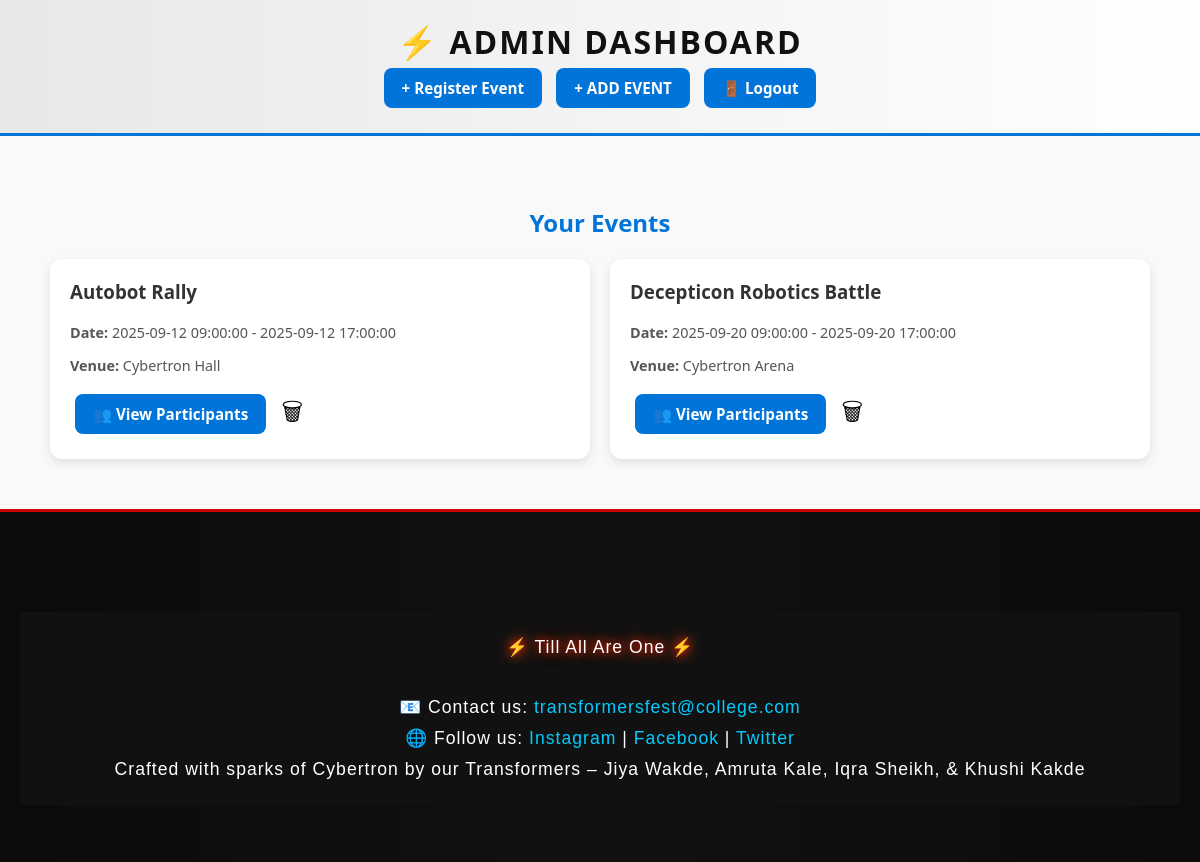
/dashboard (signed in), run on the app's committed database.
### main.py (models this page shows)
class Organiser(db.Model):
    id = db.Column(db.Integer, primary_key=True)
    username = db.Column(db.String(50), unique=True, nullable=False)
    password = db.Column(db.String(200), nullable=False)
    events = db.relationship("Event", backref="organiser", lazy=True)

class Event(db.Model):
    id = db.Column(db.Integer, primary_key=True)
    name = db.Column(db.String(100), nullable=False)
    tagline = db.Column(db.String(200))
    description = db.Column(db.Text)
    participation_type = db.Column(db.String(50))
    entry_fee = db.Column(db.String(20))  # Free or Paid
    amount = db.Column(db.Float)  # optional fee
    team_size = db.Column(db.Integer)  # optional max team size
    reg_start = db.Column(db.DateTime)
    reg_end = db.Column(db.DateTime)
    event_start = db.Column(db.DateTime)
    event_end = db.Column(db.DateTime)
    venue = db.Column(db.String(200))
    organizer_name = db.Column(db.String(100))
    organizer_contact = db.Column(db.String(100))
    poster = db.Column(db.String(200))  # optional
    domain = db.Column(db.String(100))
    notes = db.Column(db.Text)
    organiser_id = db.Column(db.Integer, db.ForeignKey("organiser.id"), nullable=False)

### main.py (the view)
@app.route("/dashboard")
def dashboard():
    if "user" not in session:
        return redirect(url_for("login"))
    organiser = Organiser.query.filter_by(username=session["user"]).first()
    if not organiser:
        flash("Organiser not found. Please log in again.", "danger")
        session.pop("user", None)
        return redirect(url_for("login"))
    events = organiser.events  # this is safe now
    return render_template("dashboard.html", events=events, user=organiser.username)

### templates/dashboard.html (shortened to what this page needs)
<!DOCTYPE html>
<html lang="en">
<head>
</head>
<body>
    <header>
        <h1>⚡ {{ user }} Dashboard</h1>
        <a href="{{ url_for('register_event') }}" class="btn">+ Register Event</a>
        <a href='{{ url_for("add_highlight") }}' class="btn">+ ADD EVENT</a>
        <a href="{{ url_for('logout') }}" class="btn">🚪 Logout</a>
    </header>
    <div class="container">
        <h2>Your Events</h2>
        <div class="events">
        {% for event in events %}
        <div class="card">
            <h3>{{ event.name }}</h3>
            <p><strong>Date:</strong> {{ event.event_start }} - {{ event.event_end }}</p>
            <p><strong>Venue:</strong> {{ event.venue }}</p>
            <a href="{{ url_for('event_participants', event_name=event.name) }}" class="btn">👥 View Participants</a>
            <form action="{{ url_for('delete_event', event_id=event.id) }}" method="POST" style="display:inline;"
                  onsubmit="return confirm('🗑 Are you sure you want to delete this event?');">
                <button type="submit" style="background:none; border:none; cursor:pointer; font-size:1.5rem;" title="Delete Event">🗑</button>
            </form>
        </div>
            {% endfor %}
        </div>
    </div>
    <section class="footer-section" id="contacts">
  <footer>
    <p class="footer-tagline">⚡ Till All Are One ⚡</p><br>
    <div class="footer-contacts">
      <p>📧 Contact us: <a href="mailto:transformersfest@college.com">transformersfest@college.com</a></p>
      <p>🌐 Follow us:
        <a href="#">Instagram</a> |
        <a href="#">Facebook</a> |
        <a href="#">Twitter</a>
      </p>
    </div>
        <p>
      Crafted with sparks of Cybertron by our
      <span class="autobot">Transformers</span> –
      <span class="creator autobot">Jiya Wakde</span>,
      <span class="creator decepticon">Amruta Kale</span>,
      <span class="creator autobot">Iqra Sheikh</span>,
      & <span class="creator decepticon">Khushi Kakde</span>
    </p>
  </footer>
</section>
</body>
</html>

### templates/dashboard.html (style rules this page uses)
body { margin: 0; font-family: 'Segoe UI', Tahoma, Geneva, Verdana, sans-serif; background: #f9f9f9; color: #222; }
header { background: linear-gradient(90deg, #e8e8e8, #ffffff); padding: 20px; text-align: center; border-bottom: 3px solid #0074D9; }
header h1 { margin: 0; font-size: 2rem; color: #111; text-transform: uppercase; letter-spacing: 2px; font-weight: bold; }
.btn { display: inline-block; padding: 10px 18px; margin: 5px; background: #0074D9; color: white; text-decoration: none; border-radius: 8px; font-size: 0.95rem; font-weight: bold; transition: 0.3s; }
.container { max-width: 1100px; margin: 30px auto; padding: 20px; }
h2 { text-align: center; color: #0074D9; margin-bottom: 20px; }
.events { display: grid; grid-template-columns: repeat(auto-fit, minmax(320px, 1fr)); gap: 20px; }
.card { background: #fff; border-radius: 12px; box-shadow: 0 4px 10px rgba(0,0,0,0.1); padding: 20px; transition: 0.3s; }
.card h3 { margin-top: 0; color: #333; }
.card p { font-size: 0.9rem; color: #555; }
footer { margin-top: 50px; background: #111; color: #aaa; text-align: center; padding: 15px; font-size: 0.85rem; letter-spacing: 1px; }
.footer-section { background: linear-gradient(90deg, #0b0b0b, #111, #0b0b0b); padding: 50px 20px; text-align: center; height: 250px; border-top: 3px solid #cc0000; }
.footer-tagline { font-family: 'Orbitron', sans-serif; font-size: 10rem; color: #FFD700; margin-bottom: 15px; text-shadow: 0 0 8px #ff0000, 0 0 15px #ff6600; }
.footer-section p { color: #fff; font-family: 'Orbitron', sans-serif; font-size: 1.1rem; margin: 10px 0; }
.footer-section a { color: #00ccff; text-decoration: none; transition: color 0.3s; }

### data on the page
Organiser: username "ADMIN"
Event: name "Autobot Rally", event_start "2025-09-12 09:00:00", event_end "2025-09-12 17:00:00", venue "Cybertron Hall"
Event: name "Decepticon Robotics Battle", event_start "2025-09-20 09:00:00", event_end "2025-09-20 17:00:00", venue "Cybertron Arena"
